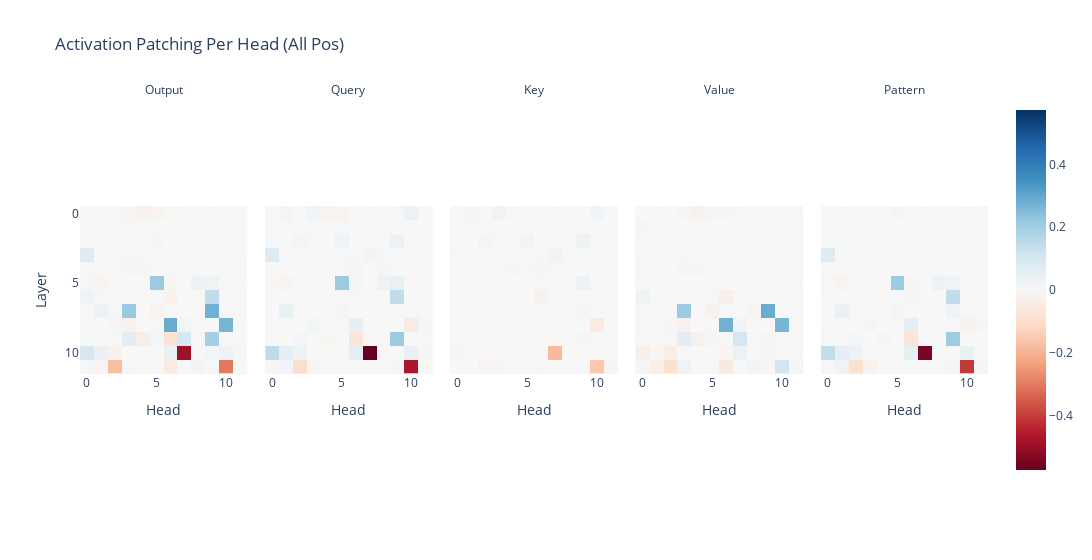

Write notebook code for a chart like this one.
### Markdown cell above
# 4. Decomposing heads

### Code cell
act_patch_attn_head_all_pos_every = patching.get_act_patch_attn_head_all_pos_every(
    model, corrupted_tokens, clean_cache, ioi_metric
)

imshow(
    act_patch_attn_head_all_pos_every,
    facet_col=0,
    facet_labels=['Output', 'Query', 'Key', 'Value', 'Pattern'],
    title='Activation Patching Per Head (All Pos)',
    labels={'x': 'Head', 'y': 'Layer'},
    width=1200,
)

### Figure 1 — Plotly figure (JSON) as saved in the notebook; plotly's stock layout.template omitted (floating-point values rounded to 4 significant figures; data arrays with more than 128 entries replaced by an {"elided": "..."} marker saying what was removed)
{"data": [{"coloraxis": "coloraxis", "hovertemplate": "Head: %{x}<br>Layer: %{y}<br>color: %{z}<extra></extra>", "name": "0", "type": "heatmap", "xaxis": "x", "yaxis": "y", "z": {"elided": "12x12 float values"}}, {"coloraxis": "coloraxis", "hovertemplate": "Head: %{x}<br>Layer: %{y}<br>color: %{z}<extra></extra>", "name": "1", "type": "heatmap", "xaxis": "x2", "yaxis": "y2", "z": {"elided": "12x12 float values"}}, {"coloraxis": "coloraxis", "hovertemplate": "Head: %{x}<br>Layer: %{y}<br>color: %{z}<extra></extra>", "name": "2", "type": "heatmap", "xaxis": "x3", "yaxis": "y3", "z": {"elided": "12x12 float values"}}, {"coloraxis": "coloraxis", "hovertemplate": "Head: %{x}<br>Layer: %{y}<br>color: %{z}<extra></extra>", "name": "3", "type": "heatmap", "xaxis": "x4", "yaxis": "y4", "z": {"elided": "12x12 float values"}}, {"coloraxis": "coloraxis", "hovertemplate": "Head: %{x}<br>Layer: %{y}<br>color: %{z}<extra></extra>", "name": "4", "type": "heatmap", "xaxis": "x5", "yaxis": "y5", "z": {"elided": "12x12 float values"}}], "layout": {"annotations": [{"font": {}, "showarrow": false, "text": "Output", "x": 0.092, "xanchor": "center", "xref": "paper", "y": 1, "yanchor": "bottom", "yref": "paper"}, {"font": {}, "showarrow": false, "text": "Query", "x": 0.296, "xanchor": "center", "xref": "paper", "y": 1, "yanchor": "bottom", "yref": "paper"}, {"font": {}, "showarrow": false, "text": "Key", "x": 0.5, "xanchor": "center", "xref": "paper", "y": 1, "yanchor": "bottom", "yref": "paper"}, {"font": {}, "showarrow": false, "text": "Value", "x": 0.704, "xanchor": "center", "xref": "paper", "y": 1, "yanchor": "bottom", "yref": "paper"}, {"font": {}, "showarrow": false, "text": "Pattern", "x": 0.908, "xanchor": "center", "xref": "paper", "y": 1, "yanchor": "bottom", "yref": "paper"}], "coloraxis": {"cmid": 0, "colorscale": [[0, "rgb(103,0,31)"], [0.1, "rgb(178,24,43)"], [0.2, "rgb(214,96,77)"], [0.3, "rgb(244,165,130)"], [0.4, "rgb(253,219,199)"], [0.5, "rgb(247,247,247)"], [0.6, "rgb(209,229,240)"], [0.7, "rgb(146,197,222)"], [0.8, "rgb(67,147,195)"], [0.9, "rgb(33,102,172)"], [1, "rgb(5,48,97)"]]}, "title": {"text": "Activation Patching Per Head (All Pos)"}, "width": 1200, "xaxis": {"anchor": "y", "constrain": "domain", "domain": [0, 0.184], "scaleanchor": "y", "title": {"text": "Head"}}, "xaxis2": {"anchor": "y2", "domain": [0.204, 0.388], "matches": "x", "title": {"text": "Head"}}, "xaxis3": {"anchor": "y3", "domain": [0.408, 0.592], "matches": "x", "title": {"text": "Head"}}, "xaxis4": {"anchor": "y4", "domain": [0.612, 0.796], "matches": "x", "title": {"text": "Head"}}, "xaxis5": {"anchor": "y5", "domain": [0.816, 1], "matches": "x", "title": {"text": "Head"}}, "yaxis": {"anchor": "x", "autorange": "reversed", "constrain": "domain", "domain": [0, 1], "title": {"text": "Layer"}}, "yaxis2": {"anchor": "x2", "domain": [0, 1], "matches": "y", "showticklabels": false}, "yaxis3": {"anchor": "x3", "domain": [0, 1], "matches": "y", "showticklabels": false}, "yaxis4": {"anchor": "x4", "domain": [0, 1], "matches": "y", "showticklabels": false}, "yaxis5": {"anchor": "x5", "domain": [0, 1], "matches": "y", "showticklabels": false}}}
